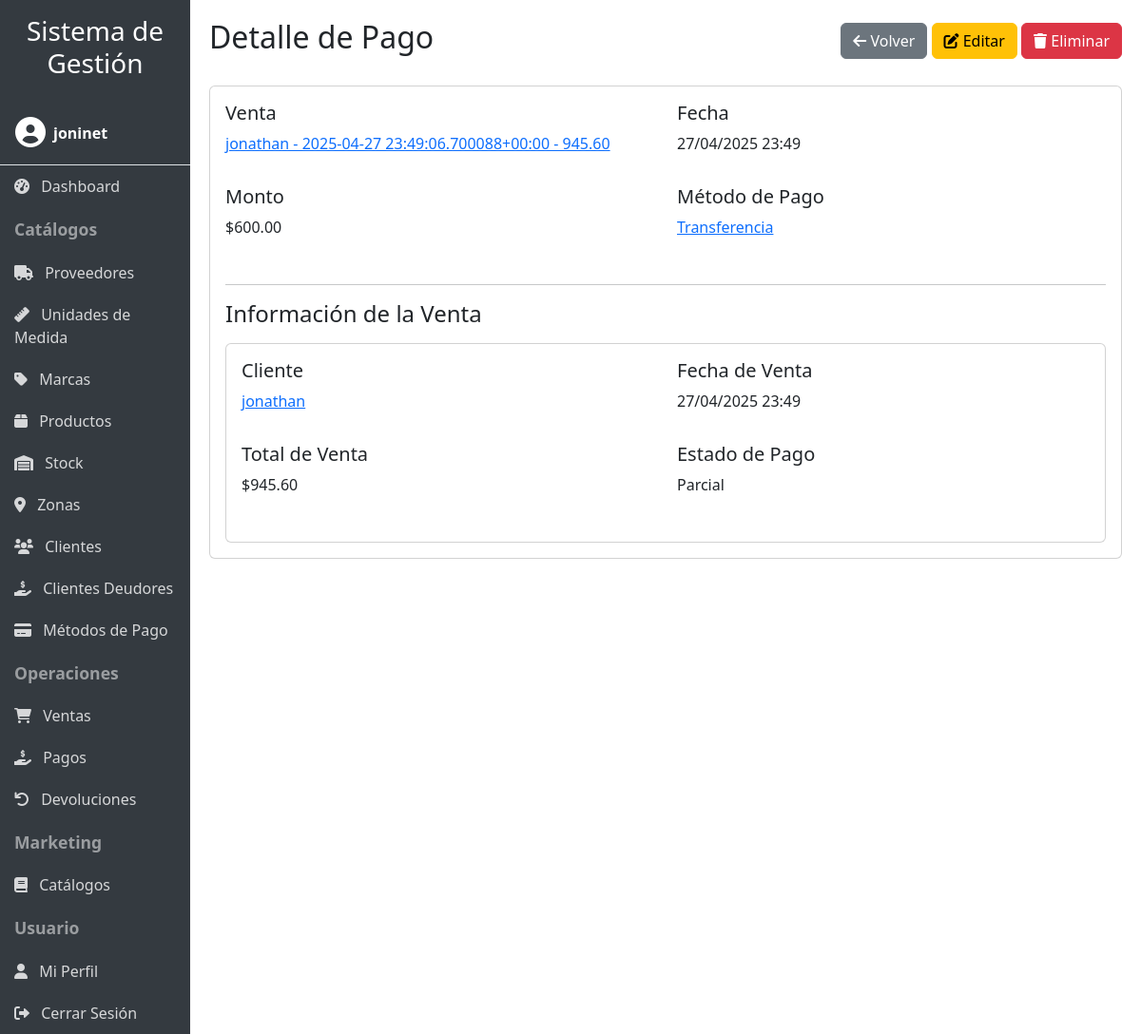
/pagos/1/ (signed in), run on the app's committed database.
### productos/models.py (models this page shows, shortened)
class Pago(models.Model):
    venta = models.ForeignKey(Venta, on_delete=models.CASCADE)
    fecha = models.DateTimeField(auto_now_add=True)
    monto = models.DecimalField(max_digits=10, decimal_places=2)
    metodo_pago = models.ForeignKey(MetodoPago, on_delete=models.CASCADE)

class Venta(models.Model):
    cliente = models.ForeignKey(Cliente, on_delete=models.CASCADE)
    fecha = models.DateTimeField(auto_now_add=True)
    total = models.DecimalField(max_digits=10, decimal_places=2)
    estado_pago = models.ForeignKey(EstadoPago, on_delete=models.CASCADE)
    usuario = models.ForeignKey(User, on_delete=models.CASCADE, null=True, blank=True)
    monto_pagado = models.DecimalField(max_digits=10, decimal_places=2, default=0)
    saldo_pendiente = models.DecimalField(max_digits=10, decimal_places=2, default=0)
    def __str__(self) -> str:
        return f'{self.cliente} - {self.fecha} - {self.total}'
    def get_absolute_url(self):
        return reverse('productos:venta_detail', args=[str(self.id)])

class Cliente(models.Model):
    nombre = models.CharField(max_length=100)
    direccion = models.CharField(max_length=100)
    telefono = models.CharField(max_length=20, blank=True, null=True)
    email = models.EmailField(max_length=100, blank=True, null=True)
    zona = models.ForeignKey(Zona, on_delete=models.SET_NULL, null=True, blank=True)
    usuario = models.ForeignKey(User, on_delete=models.CASCADE, null=True, blank=True)
    def __str__(self) -> str:
        return self.nombre
    def get_absolute_url(self):
        return reverse('productos:cliente_detail', args=[str(self.id)])

class MetodoPago(models.Model):
    metodo = models.CharField(max_length=50)
    usuario = models.ForeignKey(User, on_delete=models.CASCADE, null=True, blank=True)
    class Meta:
        unique_together = ('metodo', 'usuario')
    def __str__(self) -> str:
        return self.metodo
    def get_absolute_url(self):
        return reverse('productos:metodopago_detail', args=[str(self.id)])

class EstadoPago(models.Model):
    estado = models.CharField(max_length=20)
    usuario = models.ForeignKey(User, on_delete=models.CASCADE, null=True, blank=True)
    class Meta:
        unique_together = ('estado', 'usuario')
    def __str__(self) -> str:
        return self.estado

### productos/user_views.py (the view)
# urls.py: path('pagos/<int:pk>/', user_views.UserPagoDetailView.as_view(), name='pago_detail'),
class UserPagoDetailView(UserDataMixin, PagoDetailView):
    def get_queryset(self):
        queryset = super(PagoDetailView, self).get_queryset()
        user = self.request.user
        if user.is_staff or user.is_superuser:
            return queryset
        return queryset.filter(venta__usuario=user)

### productos/templates/productos/pago_detail.html (shortened to what this page needs)
{% extends 'productos/base.html' %}
{% load productos_filters %}
{% block header %}Detalle de Pago{% endblock %}
{% block header_buttons %}
<a href="{% url 'productos:pago_list' %}" class="btn btn-secondary">
    <i class="fas fa-arrow-left"></i> Volver
</a>
<a href="{% url 'productos:pago_update' pago.pk %}" class="btn btn-warning">
    <i class="fas fa-edit"></i> Editar
</a>
<a href="{% url 'productos:pago_delete' pago.pk %}" class="btn btn-danger">
    <i class="fas fa-trash"></i> Eliminar
</a>
{% endblock %}
{% block content %}
<div class="card">
    <div class="card-body">
        <div class="row">
            <div class="col-md-6 mb-3">
                <h5>Venta</h5>
                <p><a href="{{ pago.venta.get_absolute_url }}">{{ pago.venta }}</a></p>
            </div>
            <div class="col-md-6 mb-3">
                <h5>Fecha</h5>
                <p>{{ pago.fecha|date:"d/m/Y H:i" }}</p>
            </div>
            <div class="col-md-6 mb-3">
                <h5>Monto</h5>
                <p>${{ pago.monto }}</p>
            </div>
            <div class="col-md-6 mb-3">
                <h5>Método de Pago</h5>
                <p><a href="{{ pago.metodo_pago.get_absolute_url }}">{{ pago.metodo_pago }}</a></p>
            </div>
        </div>
        <hr>
        <h4>Información de la Venta</h4>
        <div class="card mt-3">
            <div class="card-body">
                <div class="row">
                    <div class="col-md-6 mb-3">
                        <h5>Cliente</h5>
                        <p><a href="{{ pago.venta.cliente.get_absolute_url }}">{{ pago.venta.cliente }}</a></p>
                    </div>
                    <div class="col-md-6 mb-3">
                        <h5>Fecha de Venta</h5>
                        <p>{{ pago.venta.fecha|date:"d/m/Y H:i" }}</p>
                    </div>
                    <div class="col-md-6 mb-3">
                        <h5>Total de Venta</h5>
                        <p>${{ pago.venta.total }}</p>
                    </div>
                    <div class="col-md-6 mb-3">
                        <h5>Estado de Pago</h5>
                        <p>{{ pago.venta.estado_pago }}</p>
                    </div>
                </div>
            </div>
        </div>
    </div>
</div>
{% endblock %}

### productos/templates/productos/base.html (shortened to what this page needs)
<!DOCTYPE html>
<html lang="es">
<head>
    <link href="https://cdn.jsdelivr.net/npm/bootstrap@5.3.0/dist/css/bootstrap.min.css" rel="stylesheet">
    <link rel="stylesheet" href="https://cdnjs.cloudflare.com/ajax/libs/font-awesome/6.0.0/css/all.min.css">
    {% load static %}
    <link rel="stylesheet" href="{% static 'productos/css/responsive.css' %}">
</head>
<body>
    <div class="container-fluid">
        <div class="row">
            <div class="col-lg-2 sidebar p-0" id="sidebar">
                <div class="p-3 d-lg-block d-none">
                    <h3 class="text-center">Sistema de Gestión</h3>
                </div>
                {% if user.is_authenticated %}
                <div class="user-info p-3 border-bottom">
                    <div class="d-flex align-items-center">
                        <div class="me-2">
                            <i class="fas fa-user-circle fa-2x"></i>
                        </div>
                        <div>
                            <div class="fw-bold">{{ user.username }}</div>
                        </div>
                    </div>
                </div>
                {% endif %}
                {% if user.is_authenticated %}
                <a href="{% url 'productos:dashboard' %}" class="nav-link"><i class="fas fa-tachometer-alt me-2"></i> Dashboard</a>
                <div class="nav-header">Catálogos</div>
                <a href="{% url 'productos:proveedor_list' %}" class="nav-link"><i class="fas fa-truck me-2"></i> Proveedores</a>
                <a href="{% url 'productos:unidadmedida_list' %}" class="nav-link"><i class="fas fa-ruler me-2"></i> Unidades de Medida</a>
                <a href="{% url 'productos:marca_list' %}" class="nav-link"><i class="fas fa-tag me-2"></i> Marcas</a>
                <a href="{% url 'productos:producto_list' %}" class="nav-link"><i class="fas fa-box me-2"></i> Productos</a>
                <a href="{% url 'productos:stock_list' %}" class="nav-link"><i class="fas fa-warehouse me-2"></i> Stock</a>
                <a href="{% url 'productos:zona_list' %}" class="nav-link"><i class="fas fa-map-marker-alt me-2"></i> Zonas</a>
                <a href="{% url 'productos:cliente_list' %}" class="nav-link"><i class="fas fa-users me-2"></i> Clientes</a>
                <a href="{% url 'productos:clientes_deudores' %}" class="nav-link"><i class="fas fa-hand-holding-usd me-2"></i> Clientes Deudores</a>
                <a href="{% url 'productos:metodopago_list' %}" class="nav-link"><i class="fas fa-credit-card me-2"></i> Métodos de Pago</a>
                <div class="nav-header">Operaciones</div>
                <a href="{% url 'productos:venta_list' %}" class="nav-link"><i class="fas fa-shopping-cart me-2"></i> Ventas</a>
                <a href="{% url 'productos:pago_list' %}" class="nav-link"><i class="fas fa-hand-holding-usd me-2"></i> Pagos</a>
                <a href="{% url 'productos:devolucion_list' %}" class="nav-link"><i class="fas fa-undo me-2"></i> Devoluciones</a>
                <div class="nav-header">Marketing</div>
                <a href="{% url 'productos:catalogo_list' %}" class="nav-link"><i class="fas fa-book me-2"></i> Catálogos</a>
                <div class="nav-header">Usuario</div>
                <a href="{% url 'productos:profile' %}" class="nav-link"><i class="fas fa-user me-2"></i> Mi Perfil</a>
                <a href="{% url 'productos:logout' %}" class="nav-link"><i class="fas fa-sign-out-alt me-2"></i> Cerrar Sesión</a>
                {% else %}
                <div class="nav-header">Acceso</div>
                <a href="{% url 'productos:login' %}" class="nav-link"><i class="fas fa-sign-in-alt me-2"></i> Iniciar Sesión</a>
                <a href="{% url 'productos:register' %}" class="nav-link"><i class="fas fa-user-plus me-2"></i> Registrarse</a>
                {% endif %}
            </div>
            <div class="col-lg-10 content content-wrapper">
                <div class="d-flex justify-content-between align-items-center mb-4">
                    <h2>{% block header %}{% endblock %}</h2>
                    <div>
                        {% block header_buttons %}{% endblock %}
                    </div>
                </div>
                {% block content %}{% endblock %}
            </div>
        </div>
    </div>
</body>
</html>

### productos/static/productos/css/responsive.css (style rules this page uses)
body { font-size: 16px; }

### productos/templates/productos/base.html (style rules this page uses)
body { overflow-x: hidden; }
.sidebar { min-height: 100vh; background-color: #343a40; color: white; transition: all 0.3s; }
.sidebar a { color: rgba(255, 255, 255, 0.8); text-decoration: none; display: block; padding: 10px 15px; }
.sidebar .nav-header { font-weight: bold; padding: 10px 15px; font-size: 1.1em; color: rgba(255, 255, 255, 0.5); }
.content { padding: 20px; }

### data on the page
Pago: venta "jonathan - 2025-04-27 23:49:06.700088+00:00 - 945.60", fecha "27/04/2025 23:49", monto "600.00", metodo_pago "Transferencia", venta.cliente "jonathan", venta.fecha "27/04/2025 23:49", venta.total "945.60", venta.estado_pago "Parcial"

### other printed values
{{ user.username }} "joninet"
